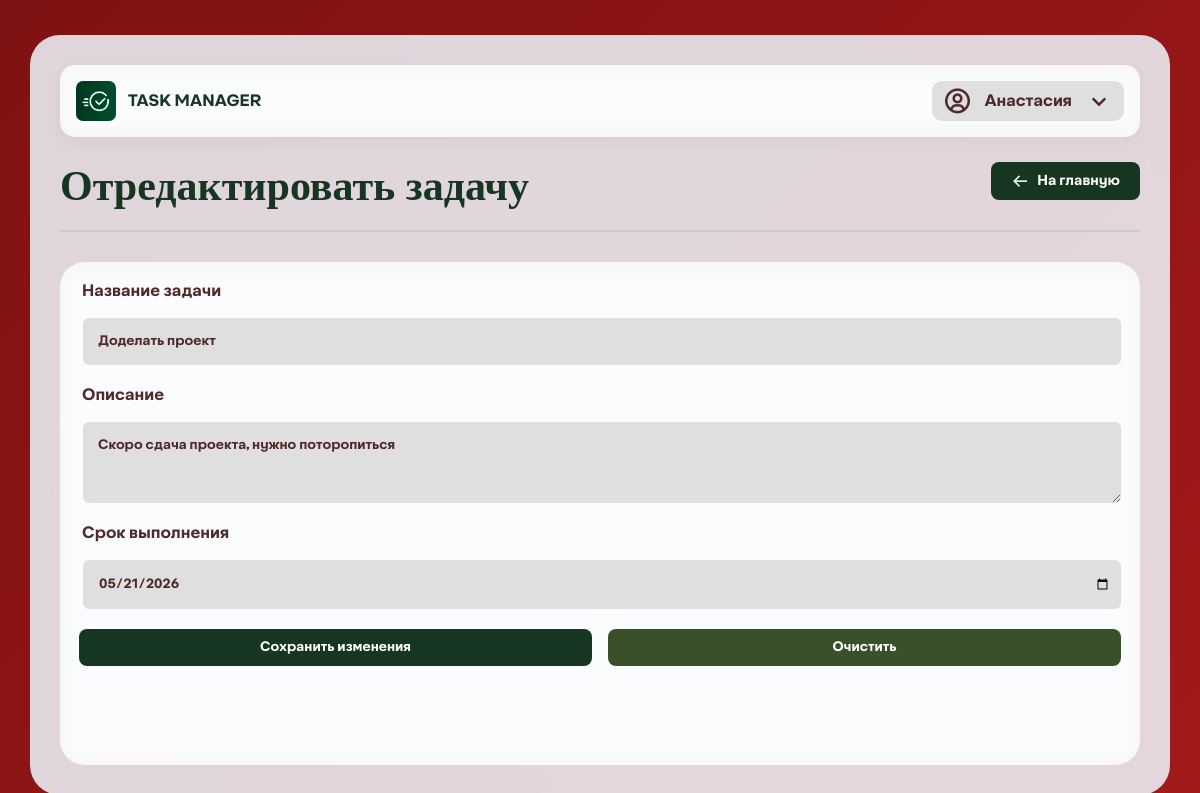
Page /edittask?task_id=2 (signed in) on the committed database.
### tables this page shows
CREATE TABLE users (
        id INTEGER PRIMARY KEY AUTOINCREMENT,
        name TEXT NOT NULL,
        username TEXT UNIQUE NOT NULL,
        password TEXT NOT NULL,
        created_time TEXT NOT NULL
    );

CREATE TABLE tasks (
        user_id INTEGER NOT NULL,
        id INTEGER PRIMARY KEY AUTOINCREMENT,
        name TEXT NOT NULL,
        description TEXT,
        status INTEGER DEFAULT 0, 
        limit_time TEXT DEFAULT NULL,
        created_time TEXT NOT NULL,
        FOREIGN KEY (user_id) REFERENCES users (id)
    );

### application/pages.py (the view)
@router.get("/edittask", response_class=HTMLResponse)
def edit_task_page(request: Request, task_id: int):
    try:
        user_id = request.cookies.get("user_id")
        if not user_id:
            response = RedirectResponse("/", status_code=303)
            response.headers["Cache-Control"] = "no-cache, no-store, must-revalidate"
            return response
        user = get_user_id(int(user_id))
        task = get_task_id(task_id, int(user_id))
        return templates.TemplateResponse("edittask.html", {
            "request": request,
            "user": user,
            "task": task
        })
    except Exception:
        return RedirectResponse("/errorpage")

### templates/edittask.html (shortened to what this page needs)
{% extends 'base.html' %}
{% block content %}
<body class="tasks-page">
    <div class="tasks-container-edited">
        <div class="server-profile-bar">
            <div class="server-info">
                <img src="/static/images/logo-with.png" alt="Server" class="logo">
                <span class="server-name">TASK MANAGER</span>
            </div>
            <div class="profile-info">
                <i class='bx bx-user-circle'></i>
                <span class="name">{{ user[1] }}</span>
                <i class='bx bx-chevron-down'></i>
            </div>
        </div>
        <div class="tasks-header">
            <div class="header-with-back">
                <h1 class="text">Отредактировать задачу</h1>
                <button class="back-btn" onclick="location.href='/homepage'">
                    <i class='bx bx-arrow-back'></i>На главную
                </button>
            </div>
        </div>
        <div class="back-edit">
            <div class="categories">
                <form class="task-form" action="/edittask?task_id={{ task[1] }}" method="POST">
                    <div class="form-group">
                        <label>Название задачи</label>
                        <input type="text" name="name" value="{{ task[2] }}" placeholder="Введите название задачи" class="name">
                    </div>
                    <div class="form-group">
                        <label>Описание</label>
                        <textarea name="description" rows="3" placeholder="Введите описание задачи" class="name">{{ task[3] or '' }}</textarea>
                    </div>
                    <div class="form-group">
                        <label>Срок выполнения</label>
                        <input type="date" name="limit_time" value="{{ task[5] }}" class="name">
                    </div>
                    <div class="form-buttons">
                        <button type="submit" class="submit-btn">Сохранить изменения</button>
                        <button type="reset" class="reset-btn">Очистить</button>
                    </div>
            </form>
            </div>
        </div>
    </div>
</body>
{% endblock %}

### static/styles.css (style rules this page uses)
* { margin: 0; padding: 0; box-sizing: border-box; font-family: AKTIFO-A-BOLD_0; }
h1 { font-family: Strogo-Regular; z-index: 1; }
h1.text { font-size: 42px; }
form { width: 100%; }
.tasks-page { background: linear-gradient(135deg, rgb(127, 18, 18), rgb(163, 25, 25)); overflow-y: auto; overflow-x: auto; display: flex; justify-content: center; align-items: flex-start; min-height: 100vh; padding: 10px; }
.tasks-container, .tasks-container-edited { position: relative; width: 1480px; max-width: calc(100% - 40px); background: rgba(240, 248, 255, 0.85); backdrop-filter: blur(12px); border-radius: 30px; padding: 30px; margin: 25px auto; display: flex; flex-direction: column; min-height: calc(100vh - 40px); }
.back, .back-edit { background: #0d331a13; border-radius: 25px; padding-top: 16px; padding-left: 16px; padding-right: 16px; flex: 1; width: 100%; display: flex; flex-direction: column; }
.back-edit { background: rgba(255, 255, 255, 0.7); backdrop-filter: blur(10px); border-radius: 25px; padding: 16px; flex: 1; width: 100%; display: flex; flex-direction: column; }
.tasks-header { text-align: left; margin-bottom: 30px; padding-bottom: 30px; border-bottom: 2px solid rgba(166, 169, 167, 0.3); }
.tasks-header h1 { font-size: 42px; color: #163622; margin-bottom: -10px; }
.server-profile-bar { display: flex; justify-content: space-between; align-items: center; background: rgba(255, 255, 255, 0.7); backdrop-filter: blur(10px); padding: 16px 16px; border-radius: 15px; margin-bottom: 25px; box-shadow: 0 5px 15px #4f2a2a0c; }
.server-info, .profile-info { display: flex; align-items: center; gap: 10px; font-size: 16px; color: #163622; }
.profile-info { background: #e0dfdf; position: relative; cursor: pointer; padding: 5px 10px; border-radius: 10px; z-index: 100; }
.server-profile-bar { overflow: visible; z-index: 10; }
.logo { width: 40px; height: 40px; object-fit: cover; border-radius: 7px; }
.profile-info i { font-size: 30px; color: #4f2a2a; }
.server-name, .name { font-weight: bold; margin: 2px; }
.name, .form-group input::placeholder, .form-group textarea::placeholder { color: #4f2a2a; }
.profile-info { cursor: pointer; transition: all 0.3s ease; padding: 5px 10px; border-radius: 10px; }
.header-with-back { display: flex; align-items: center; justify-content: space-between; width: 100%; }
.back-btn { background: #163622; border: none; padding: 10px 20px; border-radius: 8px; cursor: pointer; display: flex; align-items: center; gap: 8px; font-family: AKTIFO-A-BOLD_0; color: #ffffff; font-size: 14px; transition: background 0.3s ease; }
.back-btn i { font-size: 18px; color: #ffffff; }
.task-form input, .task-form textarea { width: 100%; padding: 15px; display: flex; margin-bottom: 18px; margin-top: 14px; background: #e0dfdf; border-radius: 8px; border: 2px solid #ffffffe1; outline: none; }
.form-buttons { display: flex; gap: 16px; }
.submit-btn { background: #163622; color: white; border: none; }
.reset-btn { background: rgb(56, 81, 43); color: white; border: none; }
.submit-btn, .reset-btn { flex: 1; padding: 10px; border-radius: 8px; cursor: pointer; transition: all 0.3s ease; transition: background 0.3s ease; }
label { color: #4f2a2a; margin-left: 3px; }
input[type="date"] { position: relative; }
.categories { padding: 3px; }

### rows in the picture
users: name "Анастасия"
tasks: name "Доделать проект", description "Скоро сдача проекта, нужно поторопиться", limit_time "05/21/2026"
